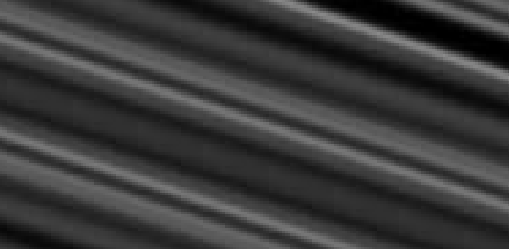
#> input picture sti_imgs/fai=71.6.png, 509 x 249 px
$ python GenerateFakeSTI.py
#> lines starting #> are read from the running program, lines starting #| are printed output that depends on the picture
import cv2
import numpy as np
import os

# [6 lines of commented-out code are left out]

img = cv2.imread("sti_imgs/fai=71.6.png")
#> img is the input picture: shape (249, 509, 3); min 0, max 138, mean 57.3
height, width = img.shape[:2]
#> height = 249; width = 509

rotate_angle = -30
M = cv2.getRotationMatrix2D(((width - 1) / 2.0, (height - 1) / 2.0), rotate_angle, 1.0)
img_rotate = cv2.warpAffine(img, M, (width, height))
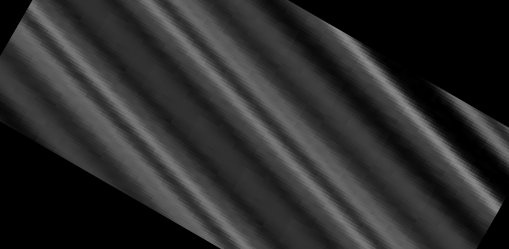
#> img_rotate: shape (249, 509, 3); min 0, max 138, mean 43.5
cv2.imshow('img_merge', img_rotate)
cv2.waitKey(0)
cv2.destroyAllWindows()

$ run again, with sti_imgs/fai=11.6.png copied over sti_imgs/fai=71.6.png
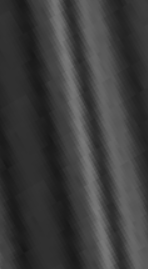
#> input picture sti_imgs/fai=11.6.png, 148 x 269 px
#> img is the input picture: shape (269, 148, 3); min 23, max 120, mean 60
#> `img_rotate = cv2.warpAffine(img, M, (width, height))`:
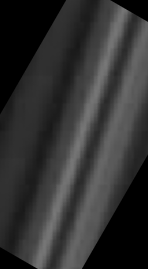
#> img_rotate: shape (269, 148, 3); min 0, max 120, mean 49.6

$ run again, with sti_imgs/fai=31.6.png copied over sti_imgs/fai=71.6.png
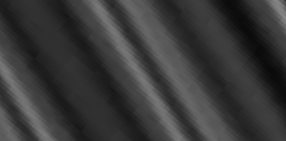
#> input picture sti_imgs/fai=31.6.png, 286 x 141 px
#> img is the input picture: shape (141, 286, 3); min 10, max 136, mean 56.9
#> `img_rotate = cv2.warpAffine(img, M, (width, height))`:
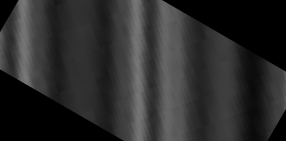
#> img_rotate: shape (141, 286, 3); min 0, max 121, mean 43.9

$ run again, with sti_imgs/fai=41.6.png copied over sti_imgs/fai=71.6.png
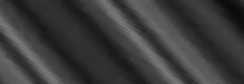
#> input picture sti_imgs/fai=41.6.png, 244 x 84 px
#> img is the input picture: shape (84, 244, 3); min 10, max 121, mean 59.5
#> `img_rotate = cv2.warpAffine(img, M, (width, height))`:
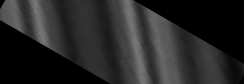
#> img_rotate: shape (84, 244, 3); min 0, max 120, mean 38.9
